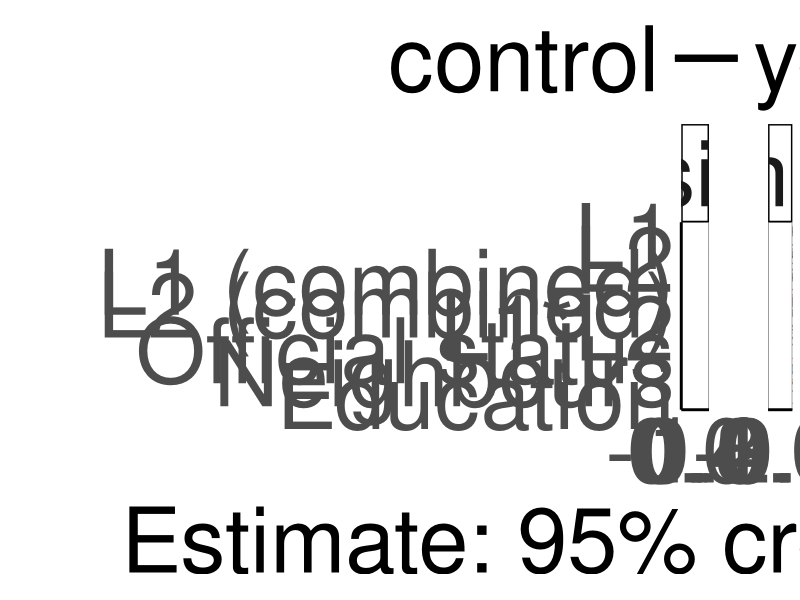
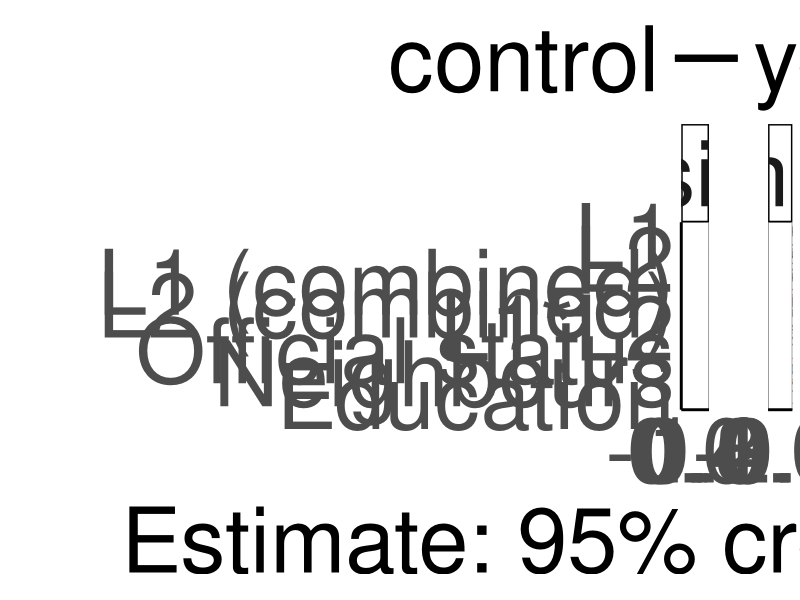
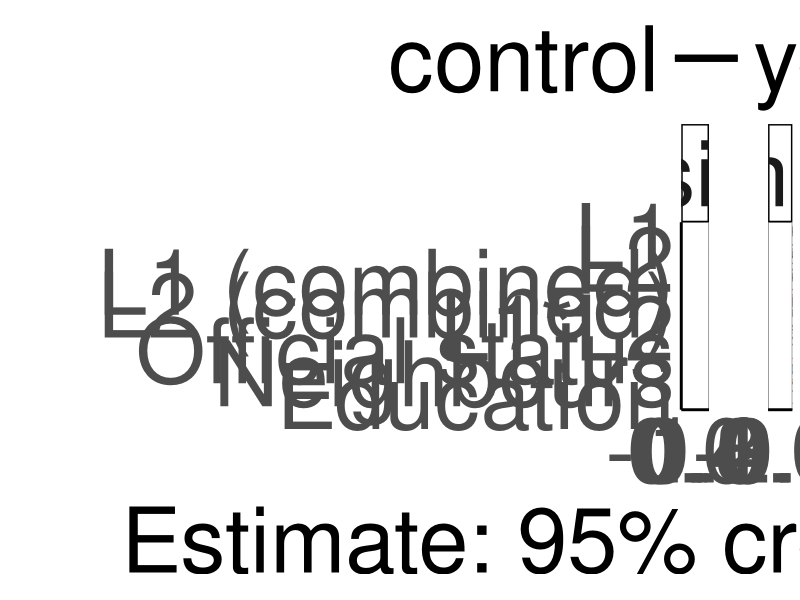
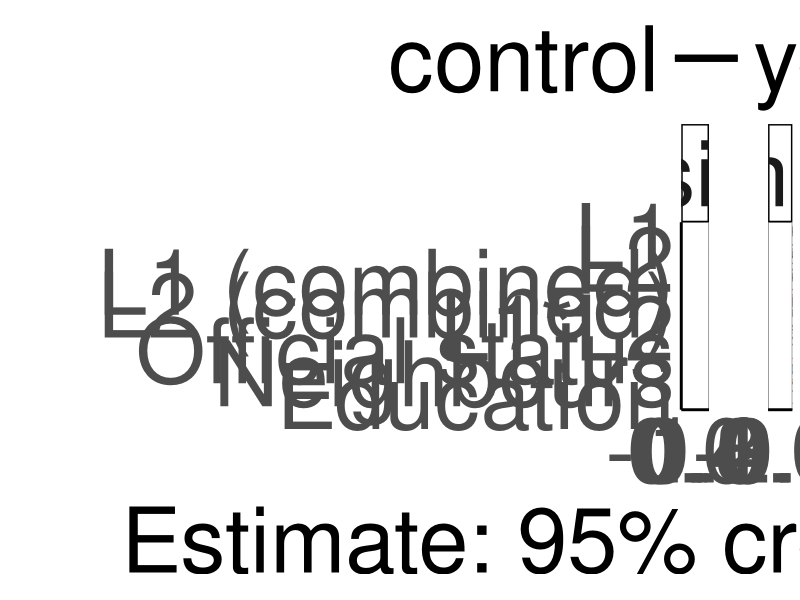
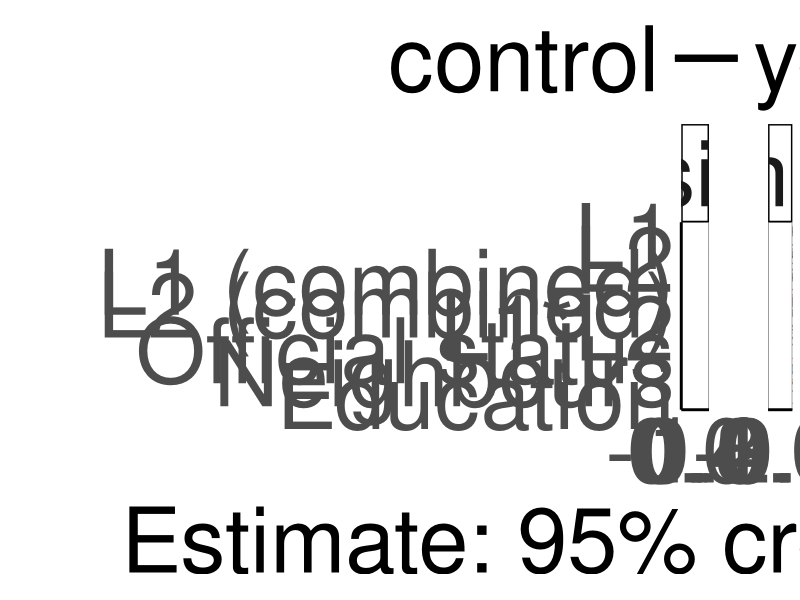
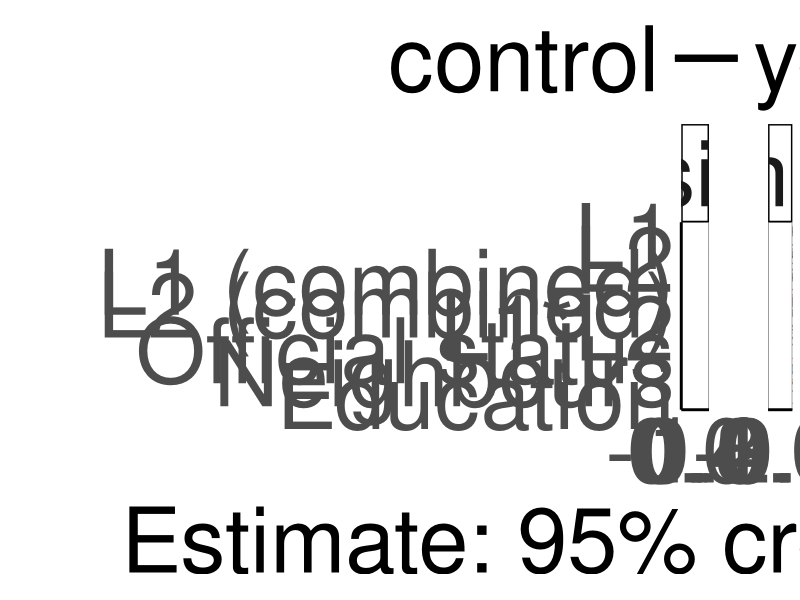
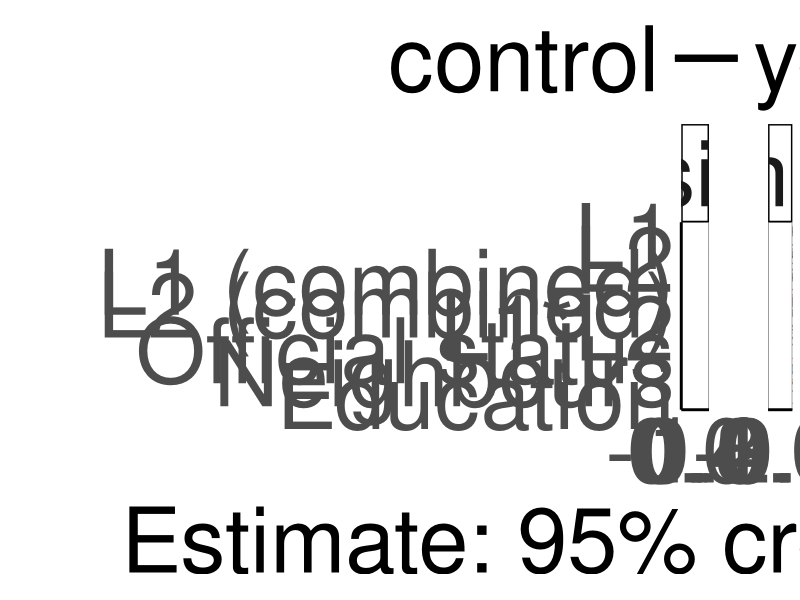
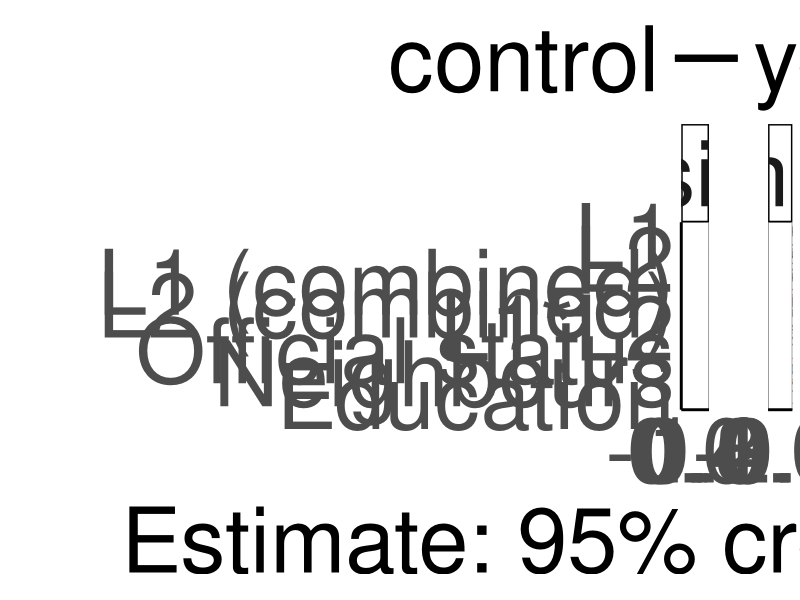

The R source for these figures, in order:
suppressPackageStartupMessages({
  library(dplyr)
  library(ggplot2)
})

# script was written by Olena Shcherbakova and modified by Sam Passmore

effs_I <-
  read.csv("output_tables/ effects Informativity_social_models .csv")
effs_I$variable <- "informativity"

effs_B <-
  read.csv("output_tables/ effects Boundness_social_models .csv")
effs_B$variable <- "fusion"

effs_B <- effs_B %>%
  rename(lower = 2,
         upper = 4,
         mean = 3)

effs_I <- effs_I %>%
  rename(lower = 2,
         upper = 4,
         mean = 3)

effs_1 <- as.data.frame(rbind(effs_B, effs_I))

effs_1$control <- "yes"

effs_I <-
  read.csv("output_tables/ effects Informativity_social_only_models .csv")
effs_I$variable <- "informativity"

effs_B <-
  read.csv("output_tables/ effects Boundness_social_only_models .csv")
effs_B$variable <- "fusion"

effs_B <- effs_B %>%
  rename(lower = 2,
         upper = 4,
         mean = 3)

effs_I <- effs_I %>%
  rename(lower = 2,
         upper = 4,
         mean = 3)

effs_2 <- as.data.frame(rbind(effs_B, effs_I))
effs_2$control <- "no"

effs_1 <- effs_1 %>%
  rename(lower = 2,
         upper = 4,
         mean = 3)

effs_2 <- effs_2 %>%
  rename(lower = 2,
         upper = 4,
         mean = 3)

effs <- as.data.frame(rbind(effs_1, effs_2))

effs_main <- effs %>%
  rename(lower = 2,
         upper = 4,
         mean = 3) %>%
  filter(!grepl("nonlinear", model)) %>%
  filter(!grepl("SD", effect)) %>%
  filter(!grepl("Intercept", effect))


#removing "(linear)" part within the model column
effs_main$model <- gsub("(\\s*\\(\\w+\\))", "", effs_main$model)

#adding "combined" after L1/L1 proportion where applicable
effs_main$effect <-
  ifelse(
    grepl("L1 speakers\\+", effs_main$model),
    paste(effs_main$effect, "(combined)"),
    effs_main$effect
  )

effs_main <- effs_main %>%
  mutate(
    effect = dplyr::recode(
      effect,
      "L2 proportion (combined)" = "L2 (combined)",
      "L1*L2 proportion" = "L1*L2",
      "L2 proportion" = "L2"
    )
  )

eff_main_plot_df = effs_main %>%
  as.data.frame() %>%
  mutate_if(is.character, as.factor) %>%
  mutate(effect = factor(
    effect,
    levels = c(
      "Education",
      "Neighbours",
      "Official status",
      "L1*L2",
      "L2 (combined)",
      "L1 (combined)",
      "L2",
      "L1"
    )
  )) %>%
  mutate(importance = case_when((lower < 0 &
                                   upper < 0)  ~ "negative",
                                (lower > 0 &
                                   upper > 0)  ~ "positive",
                                (lower < 0 & upper > 0) |
                                  (lower < 0 &
                                     upper == 0) |
                                  (lower == 0 & upper > 0) ~ "no"
  )) %>%
  mutate(importance = as.factor(importance)) %>%
  mutate(importance = factor(
    importance,
    levels = c("no", "positive", "negative"),
    ordered = TRUE
  )) %>%
  mutate(control = factor(control, levels = c("yes", "no"), ordered = TRUE))

effs_main_plot_bw <- ggplot(eff_main_plot_df,
                            aes(
                              y = effect,
                              x = mean,
                              linetype = control,
                              color = importance
                            )) +
  geom_errorbar(
    aes(xmin = lower, xmax = upper),
    width = 0.6,
    linewidth = 2.5,
    position = position_dodge(width = 0.8)
  ) +
  geom_point(size = 10,
             position = position_dodge(width = 0.8)) +
  geom_line(position = position_dodge(width = 0.8)) +
  geom_vline(
    aes(xintercept = 0),
    linetype = 2,
    size = 1,
    alpha = 0.7
  ) +
  scale_color_manual(values = c("black", "red3", "steelblue")) +
  ylab("") +
  xlab("Estimate: 95% credible interval") +
  #theme_classic() +
  theme_minimal() +
facet_grid(. ~ variable, scales = "free_x", space = "free") +
  theme(
    axis.text = element_text(size = 65),
    legend.text = element_text(size = 65),
    axis.title = element_text(size = 65),
    legend.title = element_text(size = 65),
    strip.text.x = element_text(size = 65),
    legend.spacing.y = unit(2.7, 'cm'),
    legend.key.width = unit(2, 'cm'),
    legend.direction = "horizontal",
    legend.position = "top",
    axis.line = element_line(linewidth = 1),
    strip.background = element_rect(color = "black", linewidth = 1),
    panel.spacing.x = unit(15, "mm"),
    panel.grid = element_blank(),
    panel.border = element_rect(color = "gray 50")
  ) +
  guides(color = "none")


effs_main_plot_bw
ggsave(
  file = "output/effects_plot.tiff",
  plot = effs_main_plot_bw,
  height = 22,
  width = 36,
  dpi = 600
)

effs_main_plot_bw
ggsave(
  file = "output/effects_plot.svg",
  plot = effs_main_plot_bw,
  height = 22,
  width = 36,
  dpi = 300
)

effs_main_plot_bw
ggsave(
  file = "output/effects_plot.pdf",
  plot = effs_main_plot_bw,
  height = 22,
  width = 36,
  dpi = 300
)

effs_main_plot_bw
ggsave(
  file = "output/effects_plot.jpeg",
  plot = effs_main_plot_bw,
  height = 22,
  width = 36,
  dpi = 300
)
